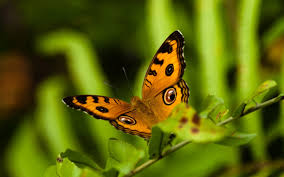
%> input picture nature1.jpg, 284 x 177 px
$ octave run_SR_by_example.m   (GNU Octave 9; MATLAB toolbox functions it lacks are replaced by stand-ins)
%> lines starting %> are read from the running program, lines starting %| are printed output that depends on the picture; in (x1, y1, x2, y2) boxes, pixels count from 0 and x2, y2 are one past the last pixel; in counts of white or black regions, pixels touching at a corner belong together; the program's own positions count from 1
### run_color_SR.m
function [ imRGB,imGrey,hist,orig ] = run_color_SR( fname )
%> called with fname = 'nature1.jpg'
    %% nature image 1
    orig = imread(fname);
%> orig is the input picture: size 177x284x3 uint8; mean R, G, B 90.2, 98.5, 9.9
    [ grey,~ ] = greyFromImage(orig);
    imbig = imresize(orig,2);
    [ ~,yiqBig ] = greyFromImage(imbig);
    %%run
    [imGrey,hist]=SR_by_example(grey);
    yiqBig( :, :, 1) = imGrey;
    [ imRGB  ] = transformYIQ2RGB( yiqBig );


end

### greyFromImage.m
function [ grey,yiq ] = greyFromImage( imOrig )
%quantizeImage find grey channel from rgb or grey image.
    %init grey
    dimensions = ndims(imOrig);
%> dimensions = 3
    if ( dimensions == 3)
       %handle color image
       yiq = transformRGB2YIQ(imOrig);
       grey = yiq( :, :, 1);
    else
       if ( dimensions == 2)
        grey = im2double(imOrig);
       end
    end


end

### transformRGB2YIQ.m
function [ imYIQ  ] = transformRGB2YIQ( imRGB )

    imRGB = im2double(imRGB);
    [rows, cols, dims] = size(imRGB);
%> rows = 177; cols = 284; dims = 3
    imYIQ = zeros( rows, cols, dims);

    imYIQ(:,:,1) = 0.299 * imRGB(:,:,1) + 0.587 * imRGB(:,:,2) + 0.114 * imRGB(:,:,3);
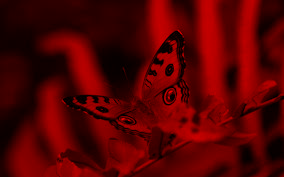
%> imYIQ: size 177x284x3 double; mean R, G, B 0.337, 0, 0
    imYIQ(:,:,2) = 0.596 * imRGB(:,:,1) - 0.275 * imRGB(:,:,2) - 0.321 * imRGB(:,:,3);
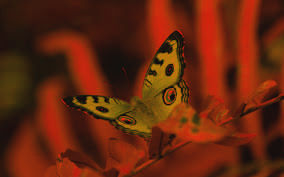
%> imYIQ: size 177x284x3 double; mean R, G, B 0.337, 0.092, 0; drawn with min black and max white
    imYIQ(:,:,3) = 0.212 * imRGB(:,:,1) - 0.523 * imRGB(:,:,2) + 0.311 * imRGB(:,:,3);
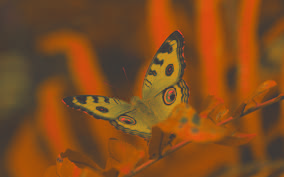
%> imYIQ: size 177x284x3 double; mean R, G, B 0.337, 0.092, -0.115; drawn with min black and max white
%> in greyFromImage, `grey = yiq( :, :, 1);`:
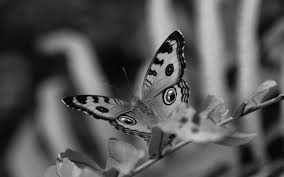
%> grey: size 177x284 double; min 0.000894, max 0.944, mean 0.337
end

### build_db.m
function [ im_pyr ] = build_db( im, imlvl)
%> called with imlvl = 4

global ALPHA BLUR_KERNEL NUMCELLS MID EPSILON MIN_WH INTERP_METHOD_DS;
im_pyr = cell(NUMCELLS,1);
%create im_pyr
for level = 1 : MID-1
    diff = double(level)-double(imlvl);
    new_size = size(im)*ALPHA ^ diff;
    new_size_decim = floor(new_size + EPSILON);
      im_pyr(level) = {imresize(im,new_size_decim,INTERP_METHOD_DS)};
end
%> after the loop, im_pyr = 7 items
im_pyr(MID) = {im};
for level = MID+1 : NUMCELLS
    diff = double(level)-double(imlvl);
    new_size = size(im)*ALPHA ^ diff;
    new_size_decim = floor(new_size);
    im_pyr(level) = {zeros(new_size_decim)};
end
end

### SR_by_example.m
function [im_out,hist_dist,hist_lvls] =  SR_by_example(im)
%% init stage
hist_dist=0;
load_constants();
hist_lvls = zeros(7,7,'uint16');
%hist_dist = zeros(1,500,'double');
zero_dist = 0;
global LOAD_DATA K W MID EPSILON MAX_PREDS DEFAULT_BG_GREYVAL;


[ im_pyr ] = build_db( im,MID);
%> im_pyr = 7 items
highest_lvl_filled = MID;
[ out_x,out_y ] = translate_im_half(im);

%% Init patch database, according to current highest filled layer.
patches_db=[];
qi = [];
qj = [];
qlvl = [];
for lvlq= MID-1:-1:1
    [input_patches_q,lvlq_pi,lvlq_pj] = im2patches(cell2mat(im_pyr(lvlq)));
    patches_db = [patches_db;input_patches_q];
    qi = [qi;lvlq_pi];
    qj = [qj;lvlq_pj];
    qlvl = [qlvl; ones(numel(lvlq_pj),1)*double(lvlq)];
end
[input_patches_p,input_pi,input_pj] = im2patches(cell2mat(im_pyr(MID)));

if (~LOAD_DATA)
    next_target_start = MID+1;
else

    load('C:\Users\danny\Documents\MATLAB\projectSRBE3\bin_data\matlab.mat');
    next_target_start = highest_lvl_filled+1;
end;

%% Run knnsearch.
[NNs,D] = knnsearch(patches_db,input_patches_p,'K',K);

%% Upscale by factor ALPHA until reaching target res.
for next_target = next_target_start:NUMCELLS

    skipped = 0;
    skipped_no_info=0;
    delta = double(next_target-MID);
    [htg,wtg] = size(cell2mat(im_pyr(next_target)));
    %new_im = zeros(size(cell2mat(im_pyr(next_target))));
    new_im = ones(htg,wtg)*DEFAULT_BG_GREYVAL;
    weighted_dists = zeros(htg,wtg);
    sum_weights = zeros(htg,wtg);
    factor_src = double(htg)/double(size(im,1));


    %% for each nn, compute target patch.
    for p_idx=1:size(NNs,1)
        if(mod(p_idx,1000)==0)
            formatSpec = 'progress: patch %d/%d';
            str = sprintf(formatSpec,p_idx,size(NNs,1));
            disp(str);
        end

        pknns = NNs(p_idx,:);
        %check if the patch nn passes the min thresh criteria
        t_x = thresh( im, out_x, input_pi(p_idx),input_pj(p_idx) );
        t_y = thresh( im, out_y, input_pi(p_idx),input_pj(p_idx) );
        t = (t_x+t_y)/2;
        %taken counts the amount of predictions for current lr example
        %which were set.
        taken = 0;
        for k = 1 : size(D,2)

            nn = pknns(k);
            nnParentlvl = qlvl(nn)+delta;
            if (nnParentlvl > highest_lvl_filled)
                skipped_no_info = skipped_no_info + 1;
                continue;
            end
            imp = cell2mat(im_pyr(qlvl(nn)+delta));
            imq = cell2mat(im_pyr(qlvl(nn)));

            [child_h,~] = size(cell2mat(im_pyr(qlvl(nn))));
            [parent_h,~] = size(cell2mat(im_pyr(qlvl(nn) + delta)));
            if( taken > 0 && D(p_idx,k) >= t)
                skipped = skipped + 1;
                continue;
            end

            lr_patch = input_patches_p(p_idx,:);
            lr_example = patches_db(nn,:);
            lr_example = vec2mat(lr_example,W);
            factor_example = double(parent_h)/double(child_h);

            [hr_example,b] = get_parent(imp,imq,qi(nn),qj(nn),factor_example);
            if ( b )
                taken= taken + 1;
                [weighted_dists,sum_weights,new_im] = set_parent( im,input_pi(p_idx),...
                    input_pj(p_idx), new_im,hr_example,...
                    factor_src,weighted_dists,sum_weights,...
                    lr_patch,patches_db(nn,:));
                hist_lvls(qlvl(nn),delta+qlvl(nn)) = hist_lvls(qlvl(nn),delta+qlvl(nn))  + 1;
% [8 lines of commented-out code are left out]
            end
        end
    end

    new_im = weighted_dists./sum_weights;
    new_im(isnan(new_im)) = DEFAULT_BG_GREYVAL;
    new_im = imsharpen(new_im);
    imshow(new_im);
    im_pyr(next_target) = {new_im};
    %add new learned patches to db.
    highest_lvl_filled = next_target;

end

im_out = new_im;

end

### translate_im_half.m
function [ out_x,out_y ] = translate_im_half( im )
    global INTERP_METHOD EPSILON;
    [h,w] = size(im);
%> h = 177; w = 284
    im_new_y = zeros(h+1,w);
    im_new_y(2:end,:) = im;
    im_new_y(1,:) = im_new_y(2,:);
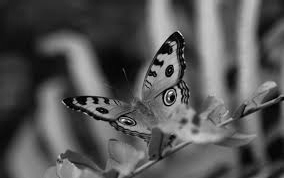
%> im_new_y: size 178x284 double; min 0.000894, max 0.944, mean 0.337
    [X,Y] = meshgrid(1:w,1:h);
    Y= Y+0.5;
    out_y = interp2(im_new_y,X,Y,INTERP_METHOD);
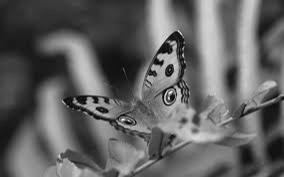
%> out_y: size 177x284 double; min -0.0426, max 0.945, mean 0.337; drawn with min black and max white

    im_new_x = zeros(h,w+1);
    im_new_x(:,2:end) = im;
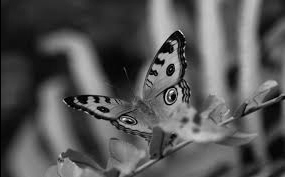
%> im_new_x: size 177x285 double; min 0, max 0.944, mean 0.336
    im_new_x(:,1) = im_new_x(:,2);
%> im_new_x: size 177x285 double; 0.35% of pixels changed, all inside (x1, y1, x2, y2) = (0, 0, 1, 177)
    [X,Y] = meshgrid(1:w,1:h);
    X= X+0.5;
    out_x = interp2(im_new_x,X,Y,INTERP_METHOD);


end

### im2patches.m
function [patches_p,pi,pj] = im2patches( imp )
    global PATCH_SIZE STEP;
    [hp,wp] = size(imp);
    %init vars

    numPatches=hp*wp;
    patches_p = zeros(numPatches,PATCH_SIZE);
    pi = zeros(numPatches,1);
    pj = zeros(numPatches,1);

    pindx = 0;
    for r=1+STEP:hp-STEP
        for c = 1+STEP:wp-STEP
            pindx = pindx + 1;
            p = imp((r-STEP):(r+STEP),(c-STEP):(c+STEP));
            patches_p(pindx,:) = reshape(p',1,PATCH_SIZE);
            pi(pindx) = r;
            pj(pindx) = c;
        end
    end

    %cut down unused cells.
    patches_p = patches_p(1:pindx,:);
    pi = pi(1:pindx);
    pj = pj(1:pindx);
end

### load_constants.m
%%%%%%%%%%%%%%%%%%%%%%%%%%%%%%%%%%%
%FUNCTION CONSTANTS AND PARAMETERS
%%%%%%%%%%%%%%%%%%%%%%%%%%%%%%%%%%%
%should we load pre-calculated data?
global LOAD_DATA;
LOAD_DATA = false;
%target scale factor
global SCALE;
SCALE = 2;
%alpha is the inter-pyramid level scale factor.
global ALPHA;
ALPHA = 2^(1/3);
%NN param
global K;
K=3;
%W is patch width.
global W;
W=5;
global PATCH_SIZE;
PATCH_SIZE = W^2;
global STEP;
STEP = floor(W/2);
global BLUR_KERNEL;
W_BLUR = 3;
BLUR_KERNEL = fspecial('gaussian',W_BLUR );
global BLUR;
BLUR = reshape(BLUR_KERNEL',1,W_BLUR*W_BLUR);

global BLUR_DIST;
BLUR_DIST = ones(W)*3;
BLUR_DIST(2:4,2:4) = 2;
BLUR_DIST(3,3) = 1;
BLUR_DIST = reshape(BLUR_DIST',1,W*W);


global NUMCELLS;
NUMCELLS = uint8(2*log(SCALE)/log(ALPHA) + 1);

global MID;
MID = ceil(double(NUMCELLS)/2);

global EPSILON;
EPSILON = exp(-15);

global MIN_WH;
MIN_WH = 2*W;
global MIN_STD;
MIN_STD = 0.1;

global MAX_PREDS;
MAX_PREDS = K*W*W*SCALE;

global DEFAULT_BG_GREYVAL;
DEFAULT_BG_GREYVAL = 0;

global INTERP_METHOD;
INTERP_METHOD = 'cubic';

global INTERP_METHOD_DS;
INTERP_METHOD_DS='bilinear';

global DIST_THRESH_EPS;
DIST_THRESH_EPS = 1;

### run_SR_by_example.m
clear;
close all;

%% nature image 1
figure;
[ imRGBnature1,imGreynature1,histnature1,orignature1 ] = run_color_SR( 'nature1.jpg' );
%> the run ends on the next line
